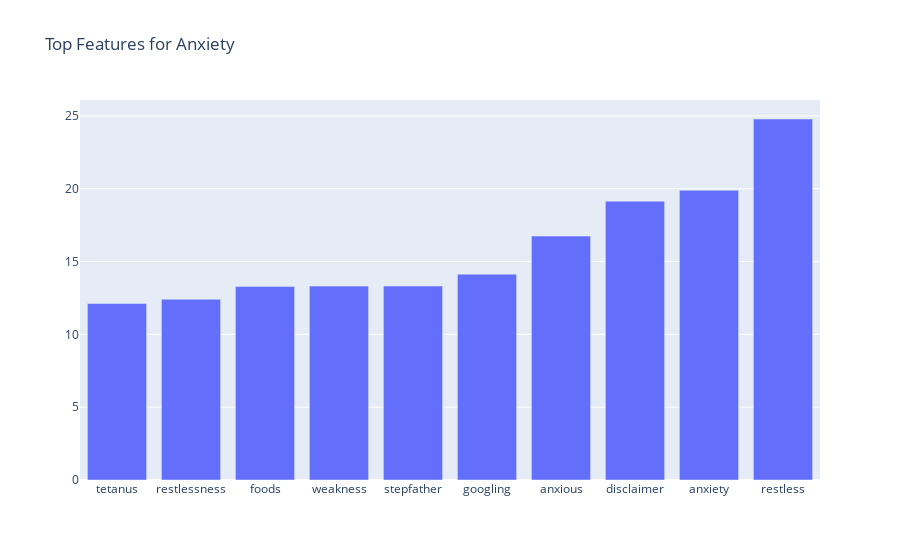
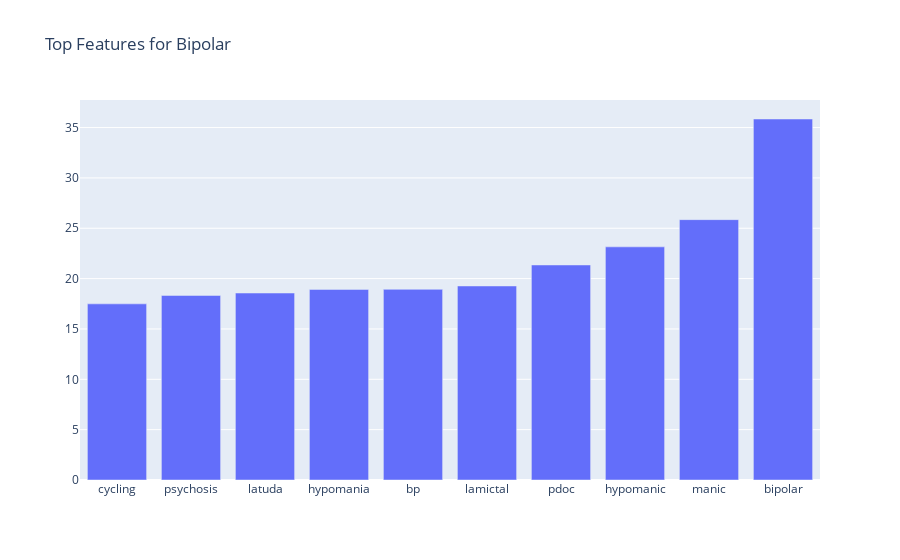
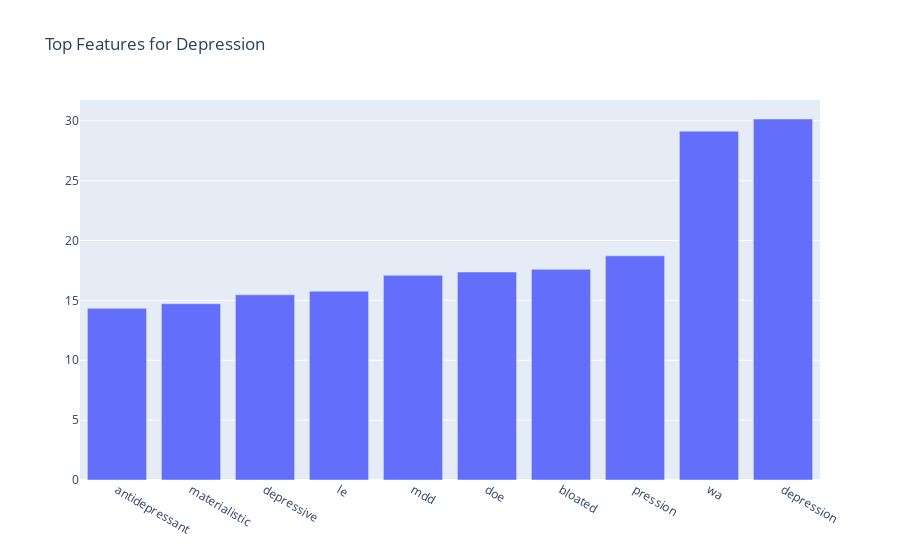
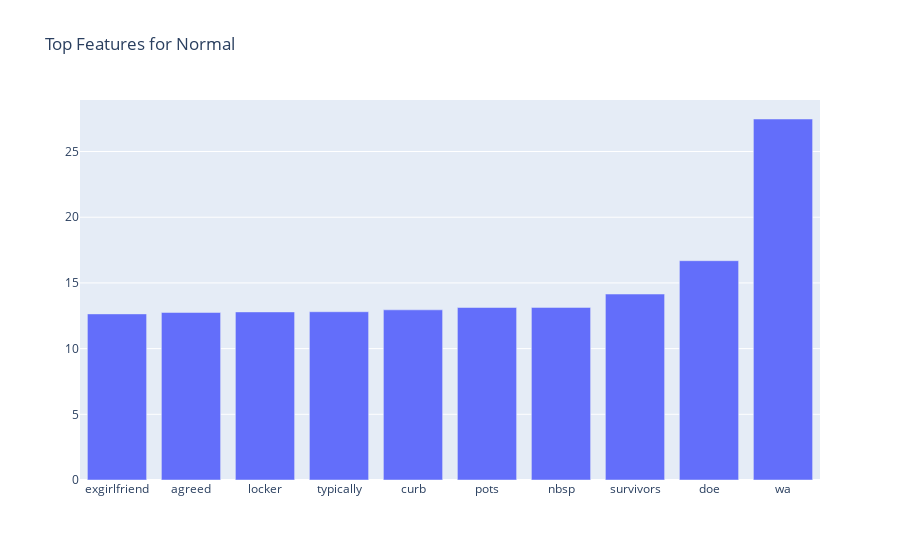

The notebook cell these images were saved under, in order:
### Code cell
# Feature Importance
feature_names = vectorizer.get_feature_names_out()
coefs = best_model.coef_
for i, category in enumerate(best_model.classes_):
    top_features = coefs[i].argsort()[-10:]
    top_words = [feature_names[j] for j in top_features]
    top_scores = [coefs[i][j] for j in top_features]
    fig = go.Figure([go.Bar(x=top_words, y=top_scores)])
    fig.update_layout(title=f'Top Features for {category}')
    fig.show()

### Figure 1 — Plotly figure (JSON) as saved in the notebook; plotly's stock layout.template omitted (floating-point values rounded to 4 significant figures)
{"data": [{"type": "bar", "x": ["tetanus", "restlessness", "foods", "weakness", "stepfather", "googling", "anxious", "disclaimer", "anxiety", "restless"], "y": [12.12, 12.41, 13.29, 13.31, 13.32, 14.13, 16.75, 19.14, 19.89, 24.79]}], "layout": {"title": {"text": "Top Features for Anxiety"}}}

### Figure 2 — Plotly figure (JSON) as saved in the notebook; plotly's stock layout.template omitted (floating-point values rounded to 4 significant figures)
{"data": [{"type": "bar", "x": ["cycling", "psychosis", "latuda", "hypomania", "bp", "lamictal", "pdoc", "hypomanic", "manic", "bipolar"], "y": [17.49, 18.33, 18.57, 18.93, 18.93, 19.27, 21.35, 23.15, 25.86, 35.85]}], "layout": {"title": {"text": "Top Features for Bipolar"}}}

### Figure 3 — Plotly figure (JSON) as saved in the notebook; plotly's stock layout.template omitted (floating-point values rounded to 4 significant figures)
{"data": [{"type": "bar", "x": ["antidepressant", "materialistic", "depressive", "le", "mdd", "doe", "bloated", "pression", "wa", "depression"], "y": [14.33, 14.72, 15.47, 15.77, 17.09, 17.37, 17.59, 18.72, 29.13, 30.15]}], "layout": {"title": {"text": "Top Features for Depression"}}}

### Figure 4 — Plotly figure (JSON) as saved in the notebook; plotly's stock layout.template omitted (floating-point values rounded to 4 significant figures)
{"data": [{"type": "bar", "x": ["exgirlfriend", "agreed", "locker", "typically", "curb", "pots", "nbsp", "survivors", "doe", "wa"], "y": [12.64, 12.75, 12.79, 12.81, 12.95, 13.13, 13.14, 14.15, 16.69, 27.47]}], "layout": {"title": {"text": "Top Features for Normal"}}}
